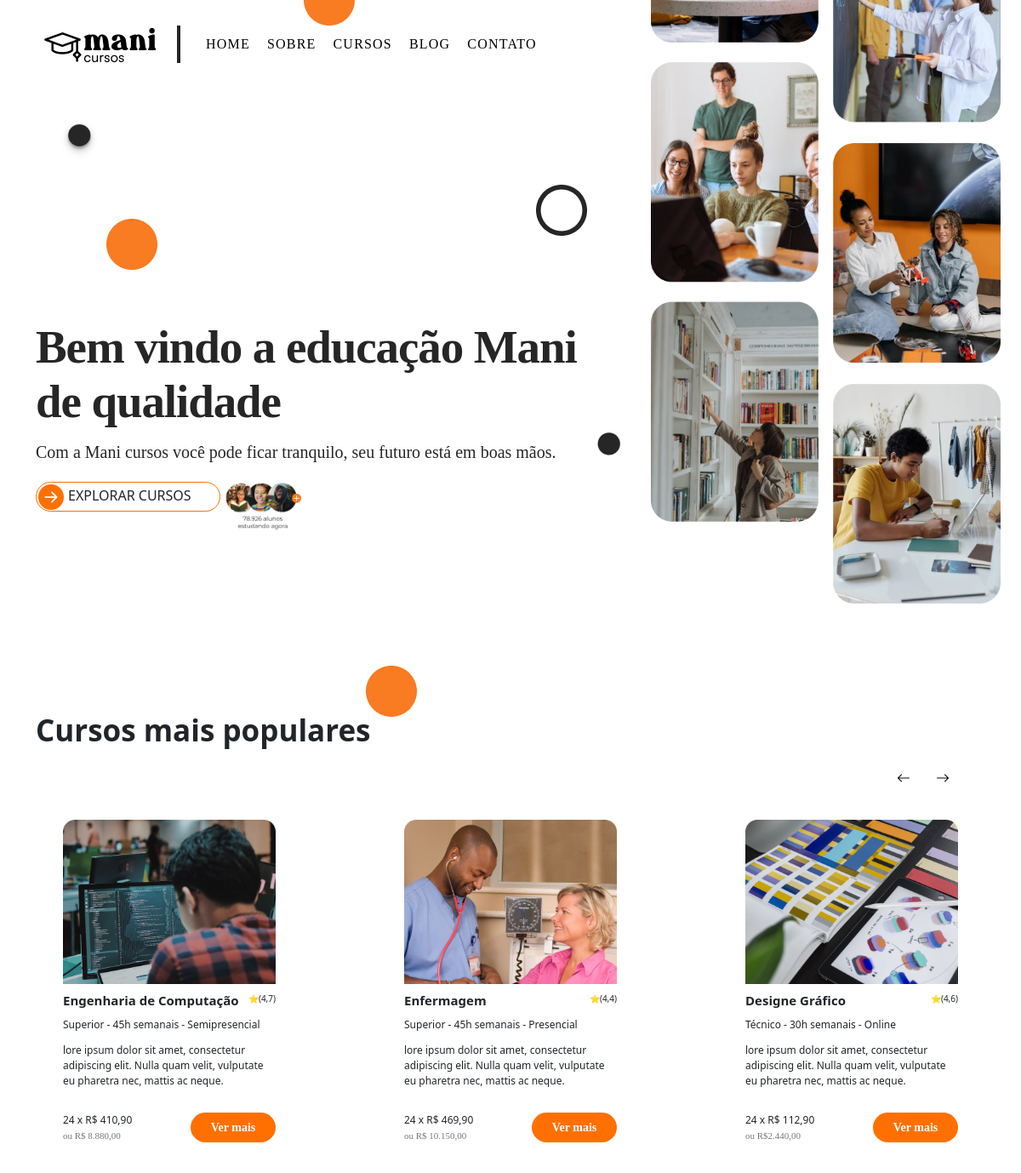
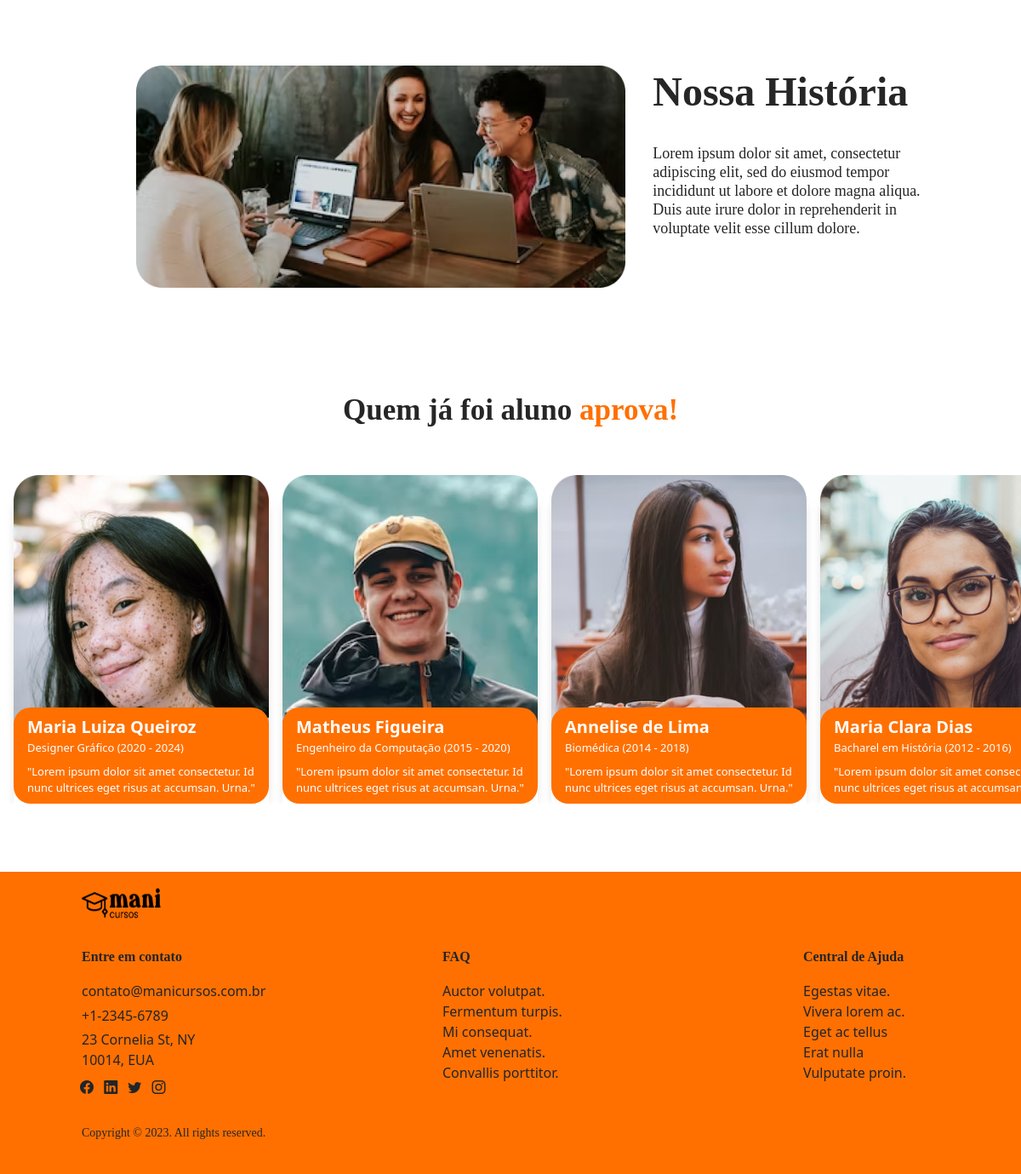
The page / on the database its author committed (2 pictures, top to bottom).
### home/models.py (models this page shows)
class Bem_vindo(models.Model):
    titulo = models.CharField(max_length=200)
    descricao = models.TextField()
    texto_botao = models.CharField(max_length=20)
    imagem = models.ImageField(upload_to='fotos_home')

class Titulo_cursos_mais_populares(models.Model):
    titulo = models.CharField(max_length=50)

class Nossa_historia(models.Model):
    imagem = models.ImageField(upload_to='fotos_home')
    titulo = models.CharField(max_length=50)
    descricao = models.TextField()

### home/views.py (the view)
# urls.py: 2. Add a URL to urlpatterns:  path('', views.home, name='home')
def home(request):
    bem_vindo = Bem_vindo.objects.last()
    titulo_cursos = Titulo_cursos_mais_populares.objects.last()
    cursos_populares = Cursos_mais_populares.objects.all()
    nossa_historia = Nossa_historia.objects.last()
    alunos = Alunos.objects.all()
    contato = Contato.objects.last()
    context = {
        'bemVindo': bem_vindo,
        'titulo_curso': titulo_cursos,
        'cursos_populares':cursos_populares,
        'nossa_historia':nossa_historia,
        'alunos':alunos,
        'contato':contato
    }
    return render(request, "index.html", context)

### core/templates/index.html (shortened to what this page needs)
{% load static %}
<!DOCTYPE html>
<html lang="en">
<head>
    <link href="https://cdn.jsdelivr.net/npm/bootstrap@5.3.3/dist/css/bootstrap.min.css" rel="stylesheet">
    <link href="https://cdn.jsdelivr.net/npm/bootstrap-icons@1.8.3/font/bootstrap-icons.css" rel="stylesheet">
    <link rel="stylesheet" href="{% static 'css/home.css' %}">
</head>
<div class="container-lg">
        <body>
            <div class="circulos" style="margin: 0;">
                <img src="{% static 'img/home/circulos/circulo-laranja.png' %}" alt="circulo laranja" style="position: absolute;left: 22.313rem; top: -1.87rem;">
                <img src="{% static 'img/home/circulos/circulo-laranja.png' %}" alt="circulo laranja" style="position: absolute; left: 7.813rem; top: 16.063rem; width: 3.75rem;height: 3.75rem;">
                <img src="{% static 'img/home/circulos/circulo-laranja.png' %}" alt="circulo laranha" style="position: absolute;width: 3.75rem;height: 3.75rem;left: 26.875rem;top: 48.875rem; ">
                <img src="{% static 'img/home/circulos/circulo-preto.png' %}" alt="circulo preto preenchido com sombra" style="position: absolute; width: 2.305rem;height: 2.305rem;left: 4.707rem;top: 8.813rem;
                filter: drop-shadow(0px 4px 4px rgba(0, 0, 0, 0.25));">
                <img src="{% static 'img/home/circulos/circulo-preto-2.png' %}" alt="circulo preto sem sombra" style="position: absolute;width: 2.305rem;height: 2.305rem;left: 43.582rem;top: 31.438rem;transform: rotate(124.72deg);
                ">
                <img src="{% static 'img/home/circulos/circulo-aberto.png' %}" alt="circulo preto aberto" style="position: absolute;width: 3.75rem;height: 3.75rem;left: 39.375rem;top: 13.563rem;">
            </div>
            <section class="bem-vindo">
                <div class="leftCard">
                    <nav-menu class="nav-menu" src="{% static 'img/nav-logo.png'%}"></nav-menu>
                    <div class="texto-bemVindo">
                        <h1 class="col">{{ bemVindo.titulo }}</h1>
                        <p>{{ bemVindo.descricao}}</p>
                        <div class="explorar ">
                            <div class="explorar-cursos rounded-pill">
                                <span>
                                    <i class="bi bi-arrow-right-circle-fill"></i>
                                </span>
                                <h3>{{bemVindo.texto_botao}}</h3>
                            </div>
                            <img src="{% static 'img/home/alunos.png' %}" alt="Alunos">
                        </div>
                    </div>
                </div>
                <div class="imagem-bemVindo">
                    <img src="{{ bemVindo.imagem.url }}" alt="Imagem de boas vindas">
                </div>
            </section>
            <section class="cursos-mais-populares">
                <h3>{{ titulo_curso.titulo}}</h3>
                <div id="carouselExample" class="carousel slide">
                    <div class="carousel-inner">
                        <div class="buttons">
                            <button class="carousel-control" type="button" data-bs-target="#carouselExample" data-bs-slide="prev">
                              <span>
                                <i class="bi bi-arrow-left"></i>
                              </span>
                            </button>
                            <button class="carousel-control" type="button" data-bs-target="#carouselExample" data-bs-slide="next">
                              <span>
                                <i class="bi bi-arrow-right"></i>
                              </span>
                            </button>
                        </div>
                      <div class="carousel-item active">
                        <div class="lista-cursos">
                            {% for i in cursos_populares %}
                            <cursos-populares
                                src="{{ i.imagem.url }}"
                                titulo="{{ i.titulo }}"
                                avaliacao="{{ i.avaliacao }}"
                                dados="{{ i.dados }}"
                                informacao="{{ i.informacao }}"
                                valorParcela="{{ i.valor_parcela }}"
                                valorAVista="{{ i.valor_vista }}"
                            ></cursos-populares>
                            {% endfor %}
                        </div>
                      </div>
                    </div>
                    </div>
                  </div>
            <section class="nossa-historia">
                <div class="secao-nossa-historia">
                    <div class="foto-01">
                    <img src="{{ nossa_historia.imagem.url }}" alt="Imagem Nossa História">
                    </div>
                    <div class="texto-nossa-historia">
                        <h2><strong>{{ nossa_historia.titulo }}</strong></h2>
                        <p>{{nossa_historia.descricao}}</p>
                    </div>
                </div>
            </section>
            <section class="alunos">
                <h3>Quem já foi aluno <span style="color:#ff7000">aprova!</span></h3>
                <div class="wrapper">
                    <div class="lista-alunos">
                        {% for j in  alunos %}
                        <alunos-aprova
                        src="{{j.imagem.url}}"
                        nome="{{j.nome}}"
                        curso="{{j.curso}}"
                        avaliacao="{{j.avaliacao}}"
                        >
                        </alunos-aprova>
                        {% endfor %}
                </div>
                </div>
            </section>
        <footer style="background-color: #ff7000; position: relative;">
            <footer-tag src="{% static 'img/nav-logo.png' %}" class="card-footer"></footer-tag>
            <div class="redes-sociais"style="width:50%; position: relative; bottom: 90px; left: 90px";>
                <a href="{{contato.facebook}}" class="text-decoration-none link-dark" target="_blank">
                    <i class="bi bi-facebook mx-1"></i>
                </a>
                <a href="{{ contato.linkedin }}"  class="text-decoration-none link-dark" target="_blank">
                    <i class="bi bi-linkedin mx-1"></i>
                </a>
                <a href="{{ contato.twitter }}" class="text-decoration-none link-dark" target="_blank">
                    <i class="bi bi-twitter mx-1" ></i>
                </a>
                <a href="{{ contato.instagram }}" class="text-decoration-none link-dark" target="_blank">
                    <i class="bi bi-instagram mx-1"></i>
                </a>
            </div>
        </footer>
</body>
</html>

### core/static/css/home.css (style rules this page uses)
body { display: flex; flex-direction: column; }
.card-footer { margin:0; padding: 0; }
footer { background-color: #f8f9fa; position: fixed; bottom: 0; margin-left: 0; margin-bottom: 0; }
.bem-vindo { display: flex; flex-direction: row; justify-content: space-between; }
.texto-bemVindo { margin-top: 12rem; }
.texto-bemVindo p { font-size: 1.25rem; font-family: 'Montserrat'; font-style: normal; font-weight: 400; font-size: 1.25rem; line-height: 2.375rem; color: #262626; }
.texto-bemVindo h1 { font-size: 3.125rem; font-weight: bold; font-family: 'DM Sans'; font-style: normal; font-weight: 700; font-size: 3.438rem; line-height: 64px; letter-spacing: -0.02em; color: #262626; margin-top: 18rem; }
.texto-bemVindo span { color: #ff7000; }
.imagem-bemVindo img { max-width: 90%; margin-left: 4rem; }
.explorar { width: 100%; display: flex; flex-direction: row; }
.explorar img { margin-left: 0.313rem; max-width: 5.625rem; }
.explorar-cursos { border: 1px solid #ff7000; width: 33%; height: 2.188rem; display: flex; flex-direction: row; justify-content: start; align-items: center; text-align: center; cursor: pointer; }
.explorar-cursos span { font-size: 1.875rem; color: #ff7000; margin-left: 0.125rem; }
.explorar-cursos h3 { font-size: 1rem; margin-left: 0.313rem; display: flex; margin-top: 0.438rem; }
.cursos-mais-populares { width: 100%; display: flex; flex-direction: column; justify-content: center; align-items: start; margin-top: 8rem; }
.carousel { width: 100%; display: flex; flex-direction: row; }
.cursos-mais-populares h3 { font-size: 2.188rem; font-weight: bold; }
.lista-cursos { display: flex; flex-direction: row; justify-content: space-between; }
.secao-nossa-historia { display: flex; flex-direction: row; margin: 5rem 6.5rem 7rem 10rem; justify-content: center; align-items: start; }
.foto-01 img { padding: 0px; max-width: 100%; }
.texto-nossa-historia { width: 40%; margin-left: 2rem; padding: 0px; }
.texto-nossa-historia h2 { text-align: left; font-size: 3rem; margin-bottom: 1.875rem; position: relative; font-family: 'DM Sans'; font-style: normal; font-weight: 700; line-height: 3.875rem; color: #262626; }
.texto-nossa-historia h2::after { content: ''; position: absolute; bottom: 0px; left: 93%; transform: translateX(-100%); background-color: #F97B22;; }
.texto-nossa-historia p { font-size: 1.125rem; margin: 0px; font-family: "Montserrat"; font-weight: 400; line-height: 1.375rem; font-style: normal; color: #262626; }
.alunos { display: flex; justify-content: center; flex-direction: column; margin-bottom: 5rem; width: 100%; overflow-x: hidden; position: relative; }
.wrapper { display: flex; animation: scroll 50s linear infinite; }
.alunos h3 { font-size: 2.188rem; font-weight: bold; margin-bottom: 5rem; font-family: 'DM Sans'; font-style: normal; font-weight: 700; line-height: 4rem; text-align: center; color: #262626; }
.lista-alunos { display: flex; }
.buttons { display: flex; justify-content: end; margin-top: 0.625rem; margin-right: 2rem; }
.buttons button { margin-left: 0.625rem; padding: 0.313rem 0.625rem; border: none; background-color: white; }

### rows shown on the page
Bem_vindo: titulo "Bem vindo a educação Mani de qualidade", descricao "Com a Mani cursos você pode ficar tranquilo, seu futuro está em boas mãos.", texto_botao "EXPLORAR CURSOS", imagem (picture)
Titulo_cursos_mais_populares: titulo "Cursos mais populares"
Nossa_historia: imagem (picture), titulo "Nossa História", descricao "Lorem ipsum dolor sit amet, consectetur adipiscing elit, sed do eiusmod tempor incididunt ut labore et dolore magna aliqua. Duis aute irure dolor in reprehenderit in voluptate velit esse cillum dolore."
